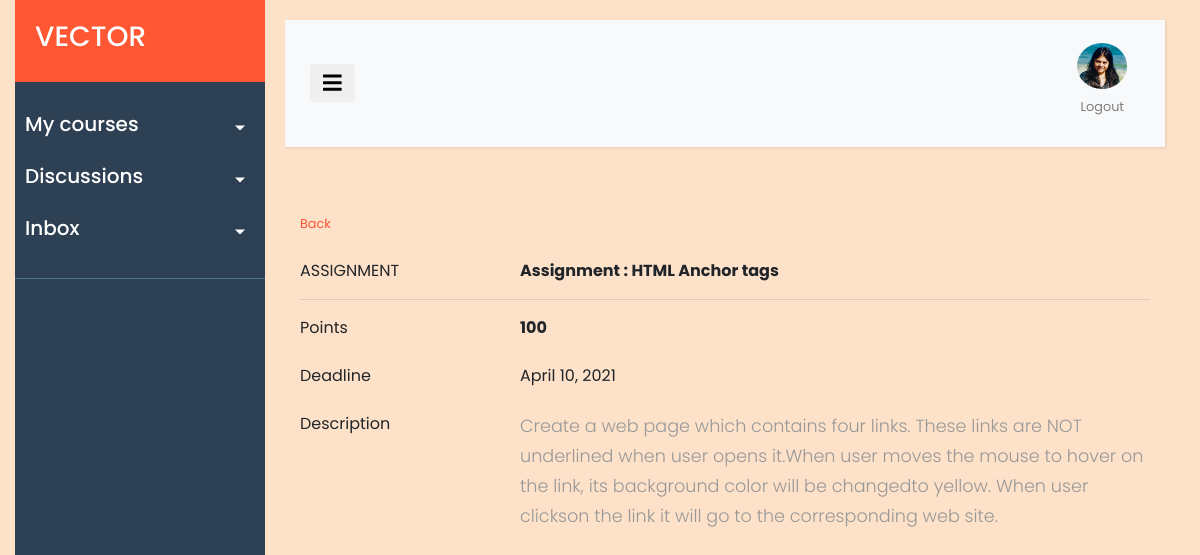
/assignmenthome/67 (signed in), run on the app's committed database.
### ELearn/models.py (models this page shows, shortened)
class Assignment(models.Model):
    assign_id = models.AutoField(primary_key=True)
    assign_name = models.CharField("Assignment Name", max_length=255)
    assign_desc = models.TextField("Assignment Description", blank=True)
    assign_points = models.IntegerField("Points",default=100,blank=False)
    deadline = models.DateField("Submission Deadline")
    course = models.ForeignKey(Course, on_delete=models.CASCADE)
    module = models.CharField("Module ID", max_length=255)

### ELearn/views.py (the view)
# urls.py: path("assignmenthome/<str:module_id>", views.assignment_home , name='assignmenthome'),
def assignment_home(request, module_id):
	assignment = Assignment.objects.get(module=module_id)
	return render(request, "ELearn/assignment_home.html", {"assignment":assignment, "module_id":module_id})

### ELearn/context_processors.py (called while the page is built)
def get_courses(request):
    course_list = []
    profile_picture_url = ''
    if request.user.is_authenticated:
        current_user = request.user
        course_list = Course.objects.filter(instructor=current_user)
        current_profile = Profile.objects.get(user=current_user)
        profile_picture_url = current_profile.image.url
    return{
        'CURRENT_USER_COURSES' : course_list,
        'CURRENT_USER_DP' : profile_picture_url,
    }

### ELearn/templates/ELearn/assignment_home.html (shortened to what this page needs)
{% extends "ELearn/layout.html" %}
{% load crispy_forms_tags %}
{% load widget_tweaks %}
{% block content %}
{% load static %}
<div class="container">
    <div class="row">
        <div class="col">
            <small><a class="orange-link" href="{% url 'coursehome' course_id=assignment.course.course_id %}">Back</a></small>
        </div>
    </div>
    <br/>
    <div class="row">
        <div class="col-3">
            ASSIGNMENT
        </div>
        <div class="col-9">
            <strong>{{ assignment.assign_name }}</strong>
        </div>
    </div>
    <hr/>
    <div class="row">
        <div class="col-3">
            Points
        </div>
        <div class="col-9">
            <strong>{{ assignment.assign_points }}</strong>
        </div>
    </div>
    <br/>
    <div class="row">
        <div class="col-3">
            Deadline
        </div>
        <div class="col-9">
            {{ assignment.deadline }}
        </div>
    </div>
    <br/>
    <div class="row">
        <div class="col-3">
            Description
        </div>
        <div class="col-9">
            {{ assignment.assign_desc|linebreaks }}
        </div>
    </div>
</div>
{% endblock %}

### ELearn/static/ELearn/ELearn_Styles.css (style rules this page uses)
body { font-family: 'Poppins', sans-serif; background: rgb(253, 225, 200); }
p { font-family: 'Poppins', sans-serif; font-size: 1.1em; font-weight: 300; line-height: 1.7em; color: #999; }
.orange-link { color: #FF5733; }
a, a:hover, a:focus { color: inherit; text-decoration: none; transition: all 0.3s; }

### data on the page
Assignment: assign_name "Assignment : HTML Anchor tags", assign_points "100", deadline "April 10, 2021", assign_desc "Create a web page which contains four links. These links are NOT underlined when user opens it.When user moves the mouse to hover on the link, its background color will be changedto yellow. When user clickson the link it will go to the corresponding web site."
